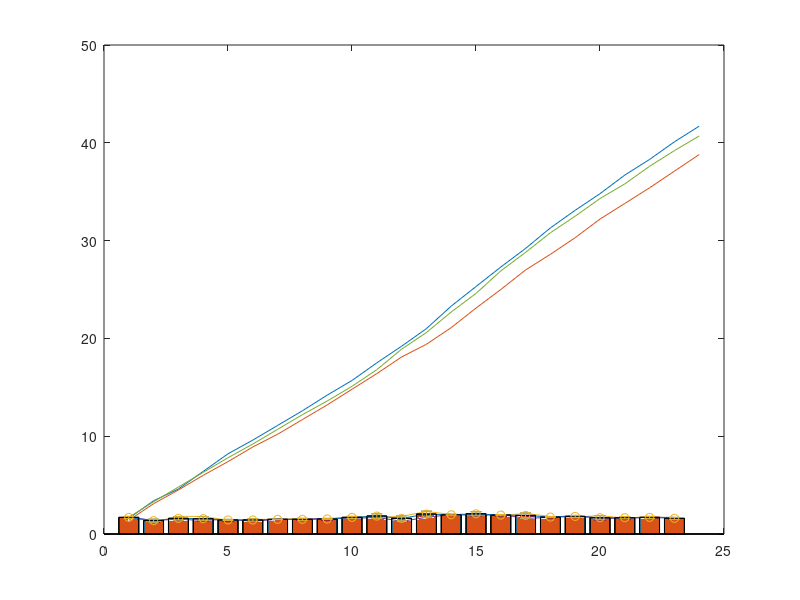

Write the MATLAB code that produced this figure. (Note: this script raises an error after producing the figure.)
load 26
hourly_energy=reshape(EANetKwh,24,60)
hourly_energy=reshape(EANetKwh,60,24)
plot(hourly_energy)
mean(hourly_energy)
std(hourly_energy)
plot(mean(hourly_energy))
plot(hourly_energy)
plot(EANetKwh)
hourly_energy=reshape(EANetKwh-EANetKwh(1),60,24)
max(EANetKwh)
max(EANetKwh-EANetKwh(1))
plot(hourly_energy)
max(hourly_energy)
hourly_energy=max(reshape(EANetKwh-EANetKwh(1),60,24))
plot(hourly_energy)
hourly_energy26 = hourly_energy;
save hourly_energy hourly_energy26
clear
load 27
hourly_energy27=max(reshape(EANetKwh-EANetKwh(1),60,24));
hold on
plot(hourly_energy27)
close
load hourly_energy
save hourly_energy hourly_energy26 hourly_energy27
clear
load hourly_energy
diff(hourly_energy26)
plot(diff(hourly_energy26))
hold on
plot(diff(hourly_energy27))
close
clear
load 28
hourly_energy28=max(reshape(EANetKwh-EANetKwh(1),60,24));
plot(hourly_energy28)
% ----------------------------------------------------
load hourly_energy
% plot(diff(hourly_energy26))
% hold on
% plot(diff(hourly_energy27))
% plot(diff(hourly_energy28))

% bar(diff(hourly_energy26))
dEnergy26 = diff(hourly_energy26);
dEnergy27 = diff(hourly_energy27);
dEnergy28 = diff(hourly_energy28);

save hourly_energy
% bar(dEnergy26,dEnergy27,dEnergy28)
bar(mean([dEnergy26;dEnergy27;dEnergy28]))
dEnergyAvg = mean([dEnergy26;dEnergy27;dEnergy28]);
dEnergyStd = std([dEnergy26;dEnergy27;dEnergy28]);
% help std
save hourly_energy
% plot(dEnergyAvg)
% bar(dEnergy)
bar(dEnergyAvg)
% errorbar(dEnergyStd)
errorbar(dEnergyAvg,dEnergyStd)
bar(dEnergyAvg)
hold
hold on
errorbar(dEnergyAvg,dEnergyStd,'o')
dEnergyAvg2 = mean([dEnergy30;dEnergy31;dEnergy01]);
dEnergyStd2 = std([dEnergy30;dEnergy31;dEnergy01]);
save hourly_energy
bar(dEnergyAvg2)
errorbar(dEnergyAvg2,dEnergyStd2,'or')
bar(dEnergyAvg)
errorbar(dEnergyAvg,dEnergyStd,'ob')
bar(dEnergyAvg)
hold on
errorbar(dEnergyAvg,dEnergyStd,'ob')
errorbar(dEnergyAvg,dEnergyStd./dEnergyAvg*100,'ob')
errorbar(dEnergyAvg,dEnergyStd./dEnergyAvg,'ob')
dEnergyStd
dEnergyStd./dEnergyAvg
dEnergyAvg
clc
save hourly_energy
open dEnergyAvg.fig
bar(dEnergyAvg), hold on, errorbar(dEnergyAvg,dEnergyStd,'o')
bar(dEnergyAvg2), hold on, errorbar(dEnergyAvg2,dEnergyStd2,'o')
bar(dEnergyAvg), hold on, errorbar(dEnergyAvg,dEnergyStd/10,'o')
bar(dEnergyAvg), hold on, errorbar(dEnergyAvg,dEnergyStd/2,'o')
bar(dEnergyAvg), hold on, errorbar(dEnergyAvg,dEnergyStd/5,'o')
bar(dEnergyAvg), hold on, errorbar(dEnergyAvg,dEnergyStd/2,'o')
bar(dEnergyAvg2), hold on, errorbar(dEnergyAvg2,dEnergyStd2/2,'o')
clear
load hourly_energy
dEnergy26 = diff(hourly_energy26);
dEnergy27 = diff(hourly_energy27);
dEnergy28 = diff(hourly_energy28);
dEnergy30 = diff(hourly_energy30);
dEnergy31 = diff(hourly_energy31);
dEnergy01 = diff(hourly_energy01);
save hourly_energy
dEnergyAvg = mean([dEnergy26;dEnergy27;dEnergy28]);
dEnergyStd = std([dEnergy26;dEnergy27;dEnergy28]);
dEnergyAvg2 = mean([dEnergy30;dEnergy31;dEnergy01]);
dEnergyStd2 = std([dEnergy30;dEnergy31;dEnergy01]);
save hourly_energy
bar(dEnergyAvg), hold on, errorbar(dEnergyAvg,dEnergyStd/2,'o')
bar(dEnergyAvg2), hold on, errorbar(dEnergyAvg2,dEnergyStd2/2,'o')
